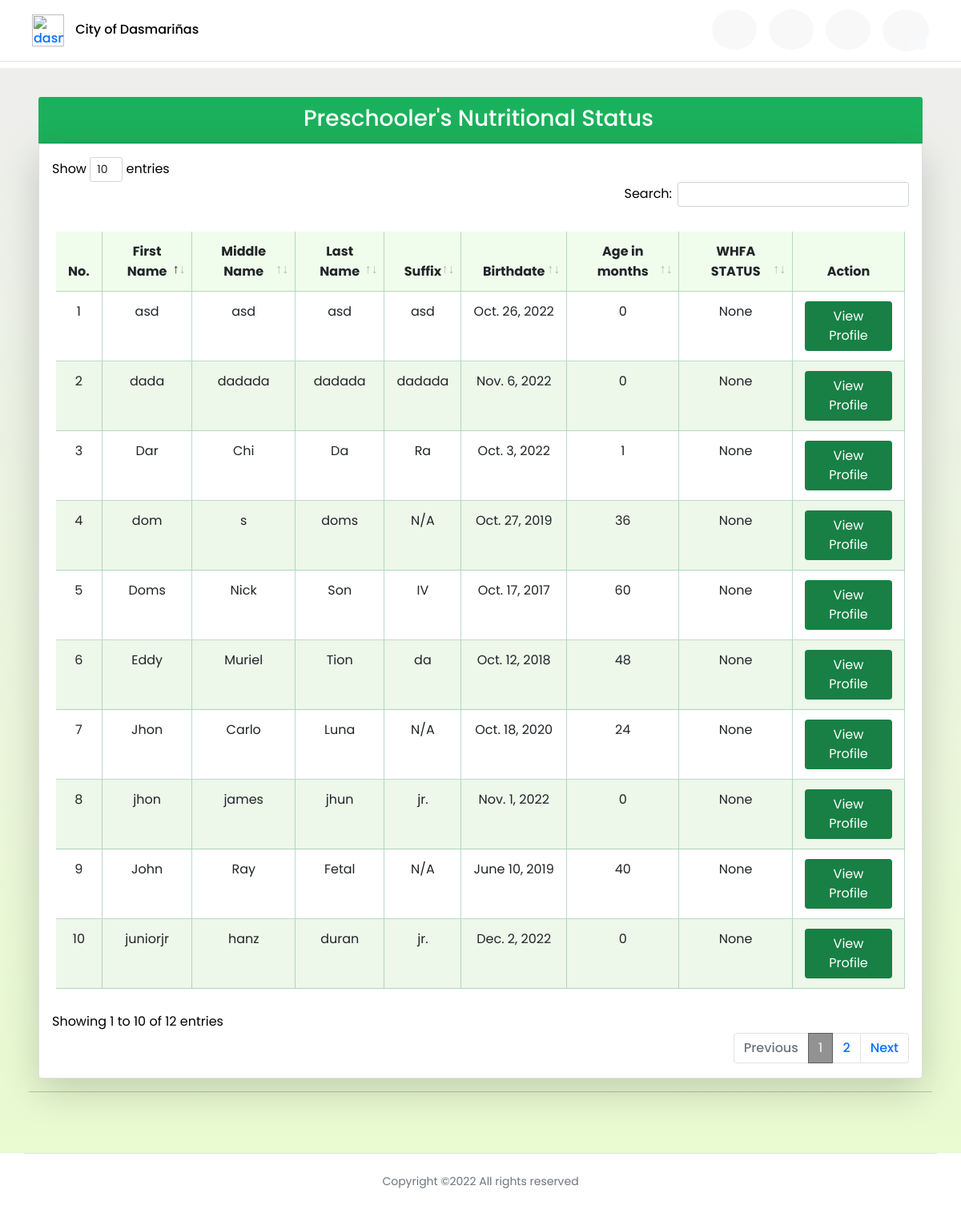
The app's page /preschooler_dashboard, older data.
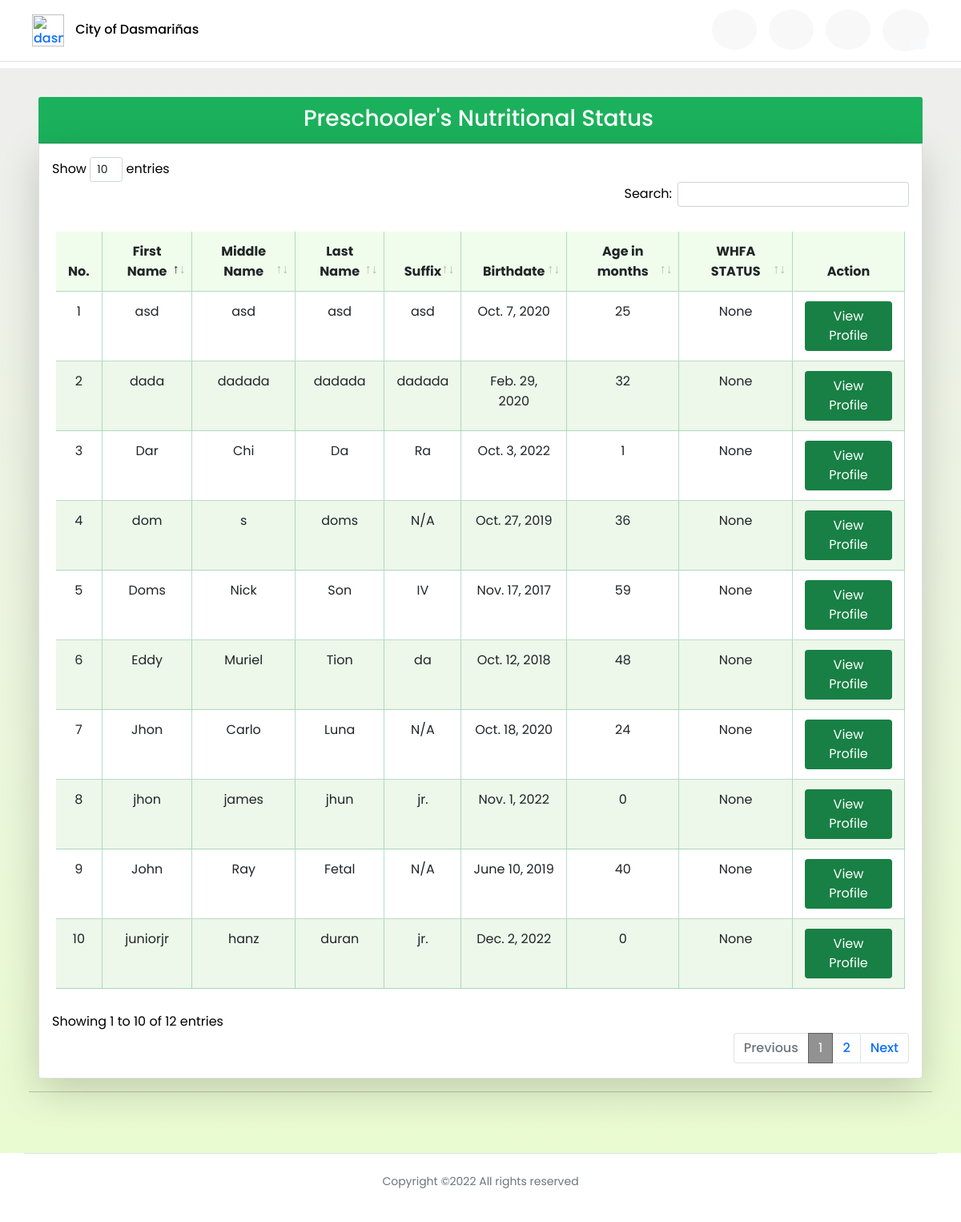
The same page, newer data.
### profilingApp/models.py (models this page shows, shortened)
class Preschooler(Model):
    GENDER = [('Male', 'Male'),
              ('Female', 'Female'),]
    parent = models.ForeignKey(Parent, on_delete=CASCADE)
    first_name = models.CharField(max_length=100)
    last_name = models.CharField(max_length=100)
    middle_name = models.CharField(max_length=100)
    suffix_name = models.CharField(max_length=100, null=True, blank=True)
    birthday = models.DateField(null=True, blank=True)
    height = models.FloatField(null=True, validators=[MinValueValidator(45.0), MaxValueValidator(120.0)])
    weight = models.FloatField(null=True, validators=[MinValueValidator(1.0), MaxValueValidator(28.0)])
    gender = models.CharField(max_length=100, choices=GENDER, null=True)
    date_measured = models.DateField(null=True, blank=True)
    health_problem = models.CharField(max_length=500, null=True)
    history= HistoricalRecords()
    def age_months(self):
        today = date.today()
        date_diff = today - self.birthday
        in_days = date_diff.days
        return int((in_days) / (365 / 12))
    def whfa(self):
        calculator = Calculator(adjust_height_data=False, adjust_weight_scores=False,
                       include_cdc=False, logger_name='pygrowup',
                       log_level='INFO')
        try:
            today = date.today()
            date_diff = today - self.birthday
            in_days = date_diff.days
            age_months = int((in_days) / (365 / 12))
            return float(calculator.wfl(self.weight, age_months, helpers.get_good_sex(str(self.gender)), self.height))
        except:
            pass

### profilingApp/views.py (the view)
# urls.py: path('preschooler_dashboard', views.preschooler_dashboard, name='preschooler_dashboard'),
def preschooler_dashboard(request):
    preschooler = Preschooler.objects.all()
    context = {'preschoolers': preschooler}
    return render(request, 'activities/BHW Preschooler Dashboard.html', context)

### profilingApp/templates/activities/BHW Preschooler Dashboard.html (shortened to what this page needs)
{% extends 'activities/BHW Home.html' %}
{% load static %}
{% block dashboard %}
<header>
    <div class="site-header">
    <nav class="navbar fixed-top index__navbar scrolled border-bottom"
    style=" padding-left:3%; padding-right:3%;">
        <div class="flex-fill p-1 py-1">
            <div class="d-flex align-items-center justify-content-between">
                <div>
                    <a href="#" class="name" style="text-decoration: none;">
                        <img class="navbar-icon" src="{% static '/Media/avatar.png' %}" alt="dasma-logo">
                        <span id="hidetitle" class="brand__name" style="color:rgb(3, 3, 3); margin-left:10px;">City of Dasmariñas</span>
                    </a>
                </div>
                <div id="navLinks">
                    <ul class="nav text-small">
                        <li>
                            <a href="{% url 'bhw_home' %}" class="nav-link" data-toggle="tooltip" data-bs-placement="bottom" data-bs-offset="0,7"
                            title="Barangay Health Worker Home">
                            <i class="fa fa-fw fa-home" style="font-size: 24px;"></i>
                            </a>
                        </li>
                        <li>
                            <a href="{% url 'preschooler_dashboard' %}" class="nav-link" style="color:rgb(27, 177, 92) !important;" data-toggle="tooltip" data-bs-placement="bottom" data-bs-offset="0,7"
                            title="Preschooler Profile">
                            <i class="fa fa-fw fa-id-card " style="font-size: 24px;"></i>
                            </a>
                        </li>
                        <li>
                            <a href="{% url 'immunization_schedule' %}" class="nav-link" data-toggle="tooltip" data-bs-placement="bottom" data-bs-offset="0,7"
                            title="Immunization Schedule" >
                            <i class="fa fa-fw fa-calendar-alt" style="font-size: 24px;"></i>
                            </a>
                        </li>
                        <li>
                            <a class="btn nav-link" id="dropdownUser1" data-bs-toggle="dropdown" data-toggle="tooltip" data-bs-placement="bottom" data-bs-offset="0,7"
                            title="User Settings" aria-expanded="false">
                                <i class="fa fa-fw fa-user-cog bi" style="font-size: 24px;"></i>
                                <span class="position-absolute top-100 start-75 translate-middle badge rounded-pill text-dark" style="border-radius: 50%;">
                                    <i class="fa fa-lg fa-fw fa-caret-down bg-light" style="border-radius: 25%; margin-bottom: 15px;"></i>
                                </span></a>
                        </li>
                    </ul>
                </div>
            </div>
        </div>
    </nav>
    </div>
</header>
<div id="grid" class="container-fluid" style="margin-top:85px;">
<div class="container text-black">
    <div class="row">
        <div class="col">
            <div class="card-header">
                <h3>Preschooler's Nutritional Status</h3>
            </div>
            <div class="card shadow-lg p-3 bg-white rounded">
                <div class="table-responsive">
                    <table class="table table-hover table-cell-border" id="preschooler_bmi">
                        <thead>
                            <tr style="text-align: center;">
                                <th scope="col">No.</th>
                                <th scope="col">First Name</th>
                                <th scope="col">Middle Name</th>
                                <th scope="col">Last Name</th>
                                <th scope="col">Suffix</th>
                                <th scope="col">Birthdate</th>
                                <th scope="col">Age in months</th>
                                <th scope="col">WHFA STATUS</th>
                                <th scope="col" class="nosort text-center">Action</th>
                            </tr>
                        </thead>
                        <tbody>
                            {% for preschooler in preschoolers %}
                            <tr style="text-align: center;">
                                <td></td>
                                <td>{{ preschooler.first_name }}</td>
                                <td>{{ preschooler.middle_name }}</td>
                                <td>{{ preschooler.last_name }}</td>
                                {% if preschooler.suffix_name is None %}
                                    <td>N/A</td>
                                {% elif preschooler.suffix_name == '' %}
                                    <td>N/A</td>
                                {% else %}
                                    <td>{{ preschooler.suffix_name }}</td>
                                {% endif %}
                                <td>{{ preschooler.birthday }}</td>
                                <td>{{ preschooler.age_months }}</td>
                                <td>{{ preschooler.whfa }}</td>
                                <td style="text-align: center;">
                                    <div>
                                        <a href="{% url 'preschooler_profile' preschooler.id %}"><button type="button" style="background-color: #188045; color: white;" class="btn">View Profile</button></a>
                                    </div>
                                </td>
                            </tr>
                            {% endfor %}
                        </tbody>
                    </table>
                </div>
            </div>
        </div>
    </div>
</div>
    <hr>
    <br>
</div>
{% endblock %}

### profilingApp/templates/activities/BHW Home.html (shortened to what this page needs)
{% load static %}
<html lang="en">
<head>
    <link rel="stylesheet" href="{% static '/CSS/DataTables/datatables.min.css' %}">
    <link rel="stylesheet" href="{% static '/CSS/styles.css' %}">
    <link rel="stylesheet" href="{% static '/CSS/font-awesome/css/all.min.css' %}">
    <link rel="stylesheet" href="{% static '/CSS/css/bootstrap.min.css' %}">
</head>
<body>
{% block dashboard %}{% endblock %}
<div class="footer text-muted">
    <div class="container">
        <div class="row text-center align-items-center">
                <div class="border-top p-4">
                    <p class="copyright"><small>
                    Copyright ©<script>document.write(new Date().getFullYear());</script> All rights reserved
                    </small>
                    </p>
                </div>
        </div>
    </div>
</div>
</body>
</html>

### profilingApp/static/CSS/styles.css (style rules this page uses)
.fixed-top { position: sticky; top: 0; right: 0; left: 0; z-index: 1030; max-height: 85px; background-color: white; border-bottom: 3px; }
.navbar-icon { width: 40px; max-width: 40px; }
img { vertical-align: middle; border-style: none; }
* { margin: 0; padding: 0; box-sizing: border-box; font-family: 'Poppins', sans-serif; }
li, a, button { font-family: 'Poppins', sans-serif; font-weight: 500; font-size: 16px; color:#188045; text-decoration: none; }
li { list-style: none; display: list-item; text-align: -webkit-match-parent; }
a { text-decoration: none; }
table { padding: 25px 5px 10px 5px; }
thead { border-color: rgba(23, 128, 69, 0.514)!important; background-color: #f0fdec; text-align: left !important; }
th, td { border-right: 1px solid !important; padding: 12px 15px !important; border-color: rgba(23, 128, 69, 0.288)!important; }
tbody tr:nth-of-type(even) { background-color: #edf7ea; }
#navLinks li a { color:rgba(0, 19, 0, 0.87); padding: 13 13 13 13; background-color: #ebebeb60; border-radius: 50%; margin-left: 15px; position: relative; }
#grid,#footer,#header { transition: 0.5s ease-in-out; }
#grid { background-image: linear-gradient(to top, rgba(230, 250, 202, 0.884),rgba(228, 228, 227, 0.624)); position: relative; padding: 3%; width: 100%; margin-top: 85px; min-height: 800px; }
.card-header { font-size: 13px; font-family: 'Poppins', sans-serif;; background-color:rgb(27, 177, 92) !important; color:white; padding: 10px 15px 5px 10px !important; text-align: center; }
html { width: 100%; height: 100%; }
body { color: rgba(0, 0, 0, 0.6); font-family: 'Poppins', sans-serif; font-size: 14px; line-height: 1.6em; -webkit-font-smoothing: antialiased; -moz-osx-font-smoothing: grayscale; }
::placeholder { color:rgba(255, 255, 255, 0.253); }
.row { display: -webkit-box; display: -ms-flexbox; display: flex; -ms-flex-wrap: wrap; flex-wrap: wrap; margin-right: 15px; margin-left: 15px; }
p { display: block; margin-block-start: 1em; margin-block-end: 1em; margin-inline-start: 0px; margin-inline-end: 0px; }
.col-6, .col-7, .col-12, .col, .col-sm-3, .col-sm-6, .col-md-3, .col-md-4, .col-md-5, .col-md-6, .col-md-8, .col-md-9, .col-md-10, .col-md-12, .col-lg-3, .col-lg-4, .col-lg-5, .col-lg-6, .col-lg-7, .col-lg-8, .col-lg-10, .col-lg-12, .col-xl-2 { position: relative; width: 100%; padding-right: 15px; padding-left: 15px; }
small, .small { font-size: 80%; font-weight: 400; }
.text-center { text-align: center !important; }
html { font-family: sans-serif; line-height: 1.15; -webkit-text-size-adjust: 100%; -webkit-tap-highlight-color: rgba(0, 0, 0, 0); }

Row changes from the older to the newer data that the page shows:
changed Preschooler "Doms": birthday "Oct. 17, 2017" → "Nov. 17, 2017"; age_months "60" → "59"
changed Preschooler "asd": birthday "Oct. 26, 2022" → "Oct. 7, 2020"; age_months "0" → "25"
changed Preschooler "dada": birthday "Nov. 6, 2022" → "Feb. 29, 2020"; age_months "0" → "32"
